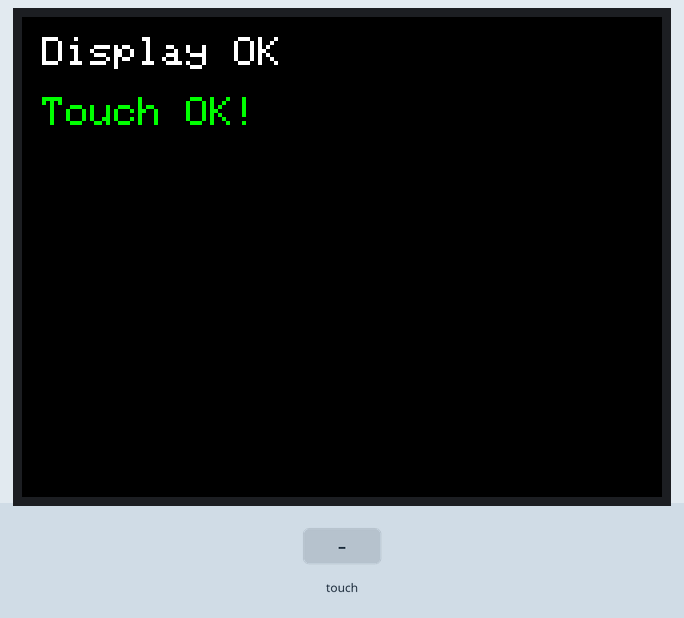
Recording of a sketch running on a simulated ESP32-S3. On the bench: 320×240 colour display. The inputs (shaded band) are chosen by the test bench. What the sketch prints to the serial monitor is not drawn.

Above: at 0.8 s.
3.1 s: touch panel pressed at 13 % / 10 % of its raw x / y range
At 3.5 s:
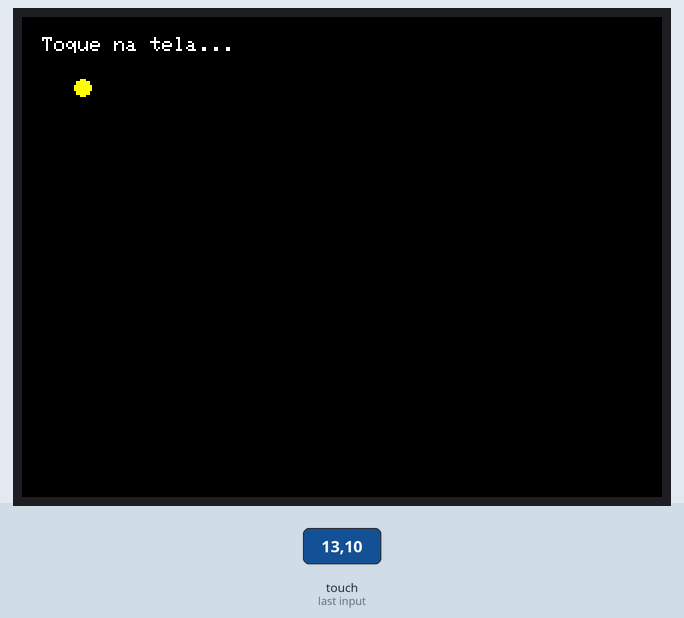
4.6 s: touch panel pressed at 38 % / 10 % of its raw x / y range
Timing chart, 0 to 7.6 s (numbered marks = the images above; inputs shaded):
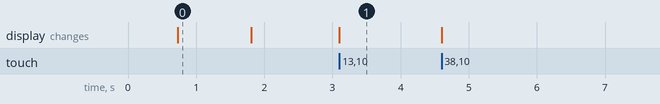

Measured:
- after the input at 3.1 s, the display: changes at once (image 1)
- what the display in image 0 shows lasts 1.1 s, from 0.7 s to 1.8 s

The sketch:

sketch_oct20c.ino
```cpp
#include <SPI.h>
#include <Adafruit_GFX.h>
#include <Adafruit_ST7789.h>
#include <XPT2046_Touchscreen.h>

// ===================================================
// DEFINIÇÕES DE PINOS — AJUSTE CONFORME SUA LIGAÇÃO
// ===================================================
#define TFT_CS    5
#define TFT_DC    6
#define TFT_RST   7
#define TFT_MOSI  35
#define TFT_SCK   36

#define TOUCH_CS  10
#define TOUCH_IRQ 9

// ===================================================
// INSTÂNCIAS SPI / DISPLAY / TOUCH
// ===================================================
SPIClass spiBus(HSPI);
Adafruit_ST7789 tft(&spiBus, TFT_CS, TFT_DC, TFT_RST);
XPT2046_Touchscreen ts(TOUCH_CS, TOUCH_IRQ);

// ===================================================
// SETUP
// ===================================================
void setup() {
  Serial.begin(115200);
  delay(500);
  Serial.println("Iniciando ST7789 + XPT2046 (ESP32-S3)...");

  // Inicia o barramento SPI com os pinos definidos
  spiBus.begin(TFT_SCK, -1, TFT_MOSI, TFT_CS);

  // Inicializa display
  tft.init(240, 320);
  tft.setRotation(5); // ajuste de orientação
  tft.fillScreen(ST77XX_BLACK);
  tft.setTextSize(2);
  tft.setTextColor(ST77XX_WHITE);
  tft.setCursor(10, 10);
  tft.println("Display OK");

  // Inicializa touch (usa o mesmo SPI)
  if (!ts.begin()) {
    Serial.println("Falha ao inicializar touch!");
    tft.setCursor(10, 40);
    tft.setTextColor(ST77XX_RED);
    tft.println("Touch FAIL");
  } else {
    Serial.println("Touch inicializado com sucesso!");
    tft.setCursor(10, 40);
    tft.setTextColor(ST77XX_GREEN);
    tft.println("Touch OK!");
  }

  delay(1000);
  tft.fillScreen(ST77XX_BLACK);
  tft.setTextSize(1);
  tft.setTextColor(ST77XX_WHITE);
  tft.setCursor(10, 10);
  tft.println("Toque na tela...");
}

// ===================================================
// LOOP PRINCIPAL
// ===================================================
void loop() {
  if (ts.touched()) {
    TS_Point p = ts.getPoint();

    // --- Calibração (ajuste conforme seu módulo)
    int x = map(p.x, 200, 3800, 0, 239);
    int y = map(p.y, 200, 3800, 0, 319);
    x = constrain(x, 0, 239);
    y = constrain(y, 0, 319);

    Serial.printf("Toque detectado: rawX=%d rawY=%d -> X=%d Y=%d\n",
                  p.x, p.y, x, y);

    // Desenha um ponto amarelo no local do toque
    tft.fillCircle(x, y, 4, ST77XX_YELLOW);

    // Mostra coordenadas na parte inferior da tela
    tft.fillRect(0, 300, 240, 20, ST77XX_BLACK);
    tft.setCursor(10, 305);
    tft.setTextColor(ST77XX_CYAN);
    tft.printf("X:%03d  Y:%03d", x, y);

    delay(120);
  }
}
```
